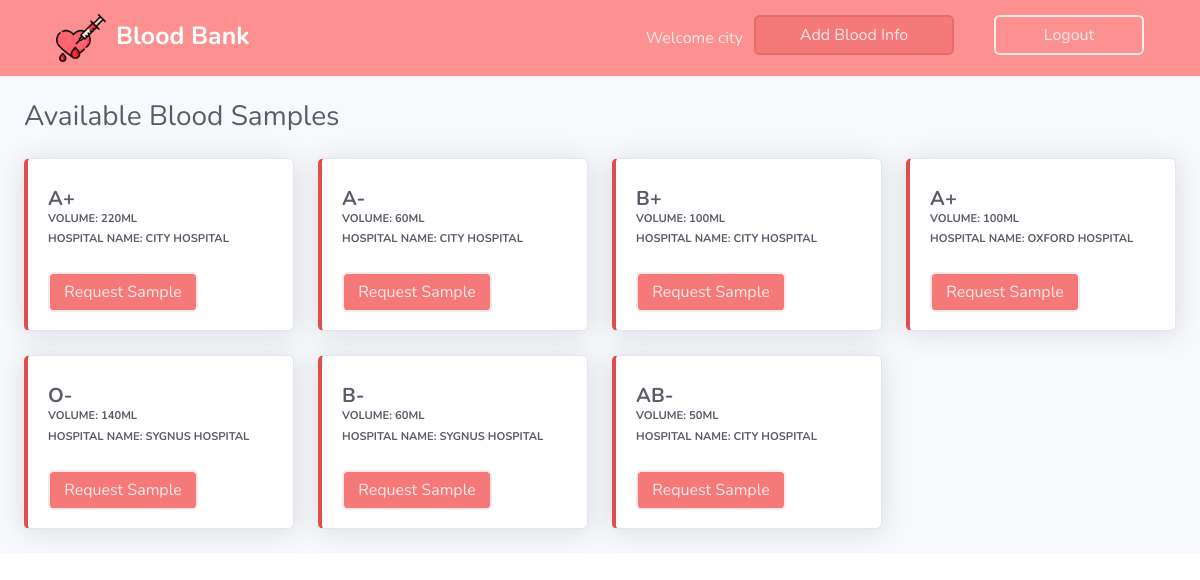
The app's page /index.php (signed in) with its own data.
### tables this page shows
CREATE TABLE `available_blood` (
  `blood_id` int(11) NOT NULL,
  `blood_group` varchar(3) NOT NULL,
  `h_id` int(11) NOT NULL,
  `h_name` varchar(200) NOT NULL,
  `volume` int(11) NOT NULL
);

### index.php (the view, shortened to what this page needs)
<?php
include('db_connect.php');
include('includes/header.php');
?>
    <div id="content-wrapper" class="d-flex flex-column">
      <div id="content">
        <nav class="navbar navbar-expand-md navbar-dark bg-primary">
          <div class="navbar-header">
            <a class="navbar-brand abs" href="#"><b><img src="img/blood.png" style="height:50px; padding-right:10px;"></img>Blood Bank</b></a>
          </div>
            <div class="navbar-collapse collapse" id="collapsingNavbar" style="float: right">
                <ul class="navbar-nav ml-auto" style="float: right">
                 <li class="nav-item" style="color: #fde9e9;  padding:11px;">Welcome
                  <?php
                      if (isset($_SESSION['hospital'])) {
                        echo $_SESSION['hospital'];
                        echo '</li>';
                        echo '<li class="nav-item">';
                        echo '<a href="add_blood_info.php"><button type = "button" class = "btn btn-default navbar-btn"  style="width:200px;">Add Blood Info</button></a></li>';
                        echo '<li class="nav-item">';
                        echo '<a href="h_logout.php"><button type = "button" class = "btn btn-default navbar-btn" style="width:150px; border: 2px solid #fde9e9;background-color:transparent;margin-right:40px;">Logout</button></a></li>';
                      }
                  ?>
                </ul>
            </div>
        </nav>
        <br>
        <div class="container-fluid">
          <div class="d-sm-flex align-items-center justify-content-between mb-4">
            <h1 class="h3 mb-0 text-gray-800">Available Blood Samples</h1>
          </div>
          <?php
              $query2="select * from available_blood";
              $result = mysqli_query($connection,$query2);
              if (mysqli_num_rows($result)>0)
              {
                  echo '<div class="row">';
                  while($row2 = mysqli_fetch_assoc($result))
                  {
                      $volume=$row2['volume'];
                      $blood_group=$row2['blood_group'];
                      $blood_id=$row2['blood_id'];
                      $h_id=$row2['h_id'];
                      $h_name=$row2['h_name'];
                      echo '<div class="col-xl-3 col-md-6 mb-4">
                      <div class="card border-left-primary shadow h-100 py-2">
                        <div class="card-body">
                          <div class="row no-gutters align-items-center">
                            <div class="col mr-2">
                            <div class="h5 mb-0 font-weight-bold text-gray-800"> ';
                                  echo $blood_group;
                              echo '</div>';
                              echo '<div class="text-xs font-weight-bold text-primary text-uppercase mb-1">Volume:  ';
                              echo $volume. 'ml';
                              echo '</div>
                              <div class="text-xs font-weight-bold text-primary text-uppercase mb-1">Hospital Name:  ';
                              echo $h_name;
                              echo '</div>';
                            echo '</div>
                          </div>
                        </div>';
                        echo '<form action="code_request_blood.php" method="POST">';
                          echo '<input type="hidden" name="hospital_id" value="'.$h_id.'">
                          <input type="hidden" name="hname" value="'.$h_name.'">
                          <input type="hidden" name="blood_group" value="'.$blood_group.'">
                          <input type="hidden" name="blood_id" value="'.$blood_id.'">
                          <button type = "submit" class = "btn btn-default navbar-btn" style="width:150px; margin-left:20px; margin-bottom:10px;border: 2px solid #fde9e9;background-color:#f57979;">Request Sample</button>
                          </form>
                      </div>
                    </div>';
                  }
              }
              else
              $_SESSION['status']="Error fetching value";
            ?>
         </div>
        </div>
      </div>
  </div>
</body>
</html>

### records on screen
available_blood: blood_group "A+", volume "220", h_name "CITY HOSPITAL"
available_blood: blood_group "A-", volume "60", h_name "CITY HOSPITAL"
available_blood: blood_group "B+", volume "100", h_name "CITY HOSPITAL"
available_blood: blood_group "A+", volume "100", h_name "OXFORD HOSPITAL"
available_blood: blood_group "O-", volume "140", h_name "SYGNUS HOSPITAL"
available_blood: blood_group "B-", volume "60", h_name "SYGNUS HOSPITAL"
available_blood: blood_group "AB-", volume "50", h_name "CITY HOSPITAL"

### other values on screen
$_SESSION['hospital'] "city"
